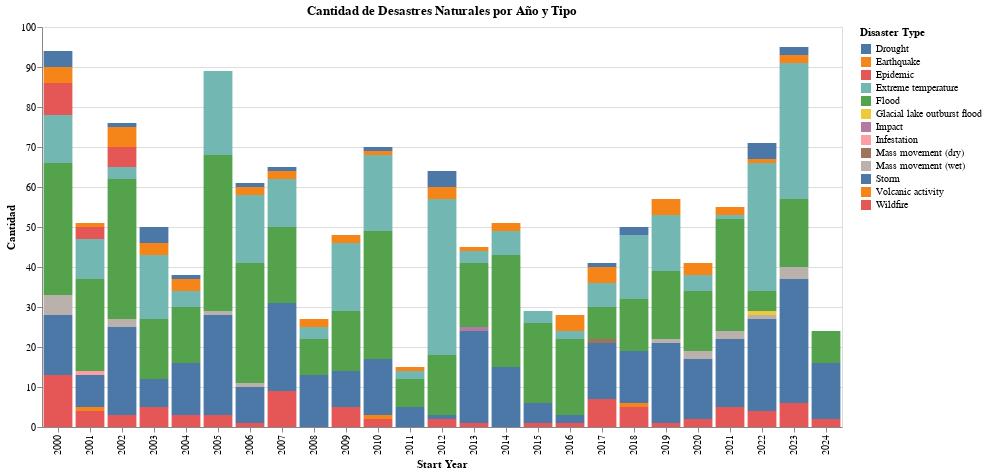

The cell this chart's notebook holds for it:
### Code cell
import altair as alt

df_grouped = df.groupby(['Start Year', 'Disaster Type']).size().reset_index(name='Cantidad')

chart = alt.Chart(df_grouped).mark_bar().encode(
    x='Start Year:O',
    y='Cantidad:Q',
    color='Disaster Type:N',
    tooltip=['Start Year', 'Disaster Type', 'Cantidad']
).properties(
    width=800,
    height=400,
    title='Cantidad de Desastres Naturales por Año y Tipo'
).interactive()

chart

### Figure 1 — Vega-Lite specification as saved in the notebook (floating-point values rounded to 4 significant figures; data arrays with more than 128 entries replaced by an {"elided": "..."} marker saying what was removed)
{"config": {"view": {"continuousWidth": 300, "continuousHeight": 300}}, "data": {"name": "data-fac9bc48aa2ee905d1e1a658ff305ee9"}, "mark": {"type": "bar"}, "encoding": {"color": {"field": "Disaster Type", "type": "nominal"}, "tooltip": [{"field": "Start Year", "type": "quantitative"}, {"field": "Disaster Type", "type": "nominal"}, {"field": "Cantidad", "type": "quantitative"}], "x": {"field": "Start Year", "type": "ordinal"}, "y": {"field": "Cantidad", "type": "quantitative"}}, "height": 400, "params": [{"name": "param_1", "select": {"type": "interval", "encodings": ["x", "y"]}, "bind": "scales"}], "title": "Cantidad de Desastres Naturales por Año y Tipo", "width": 800, "$schema": "https://vega.github.io/schema/vega-lite/v5.20.1.json", "datasets": {"data-fac9bc48aa2ee905d1e1a658ff305ee9": {"elided": "148 records"}}}
